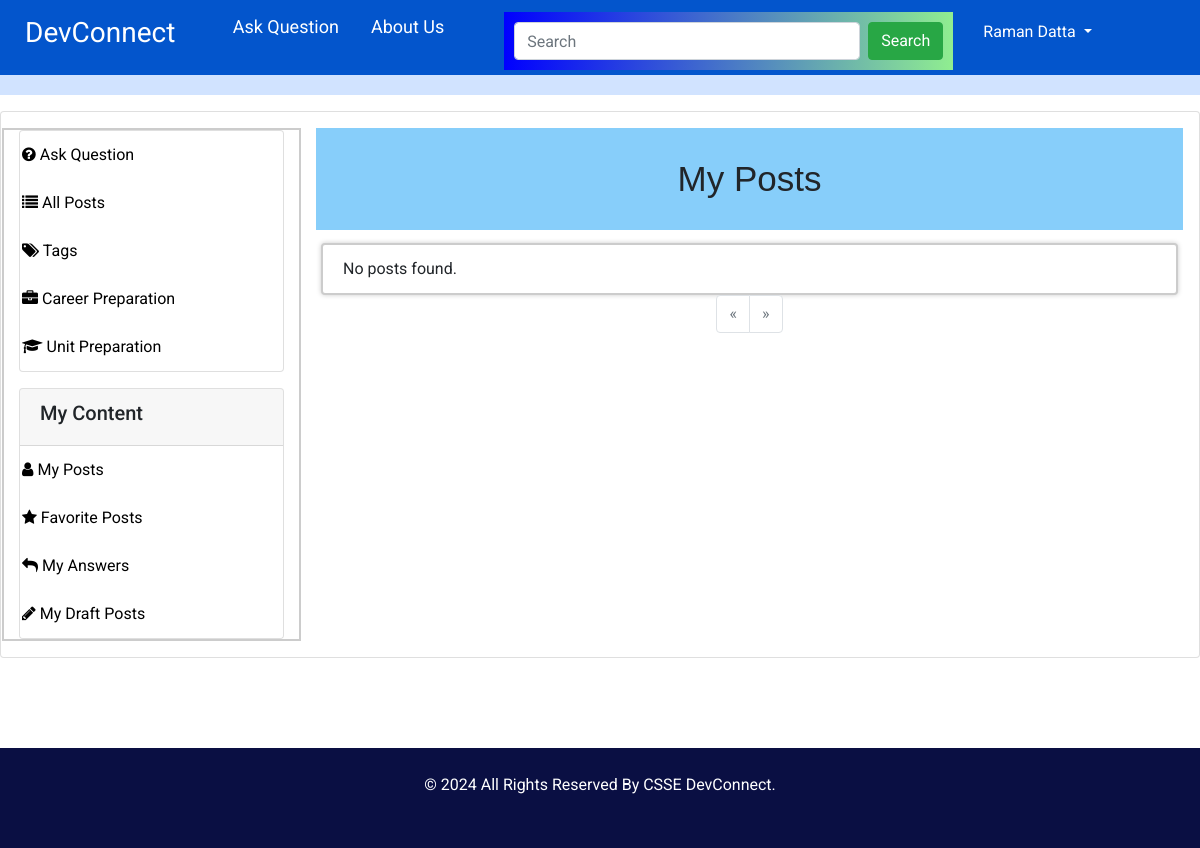
Page /my_posts (signed in) on the earlier database version.
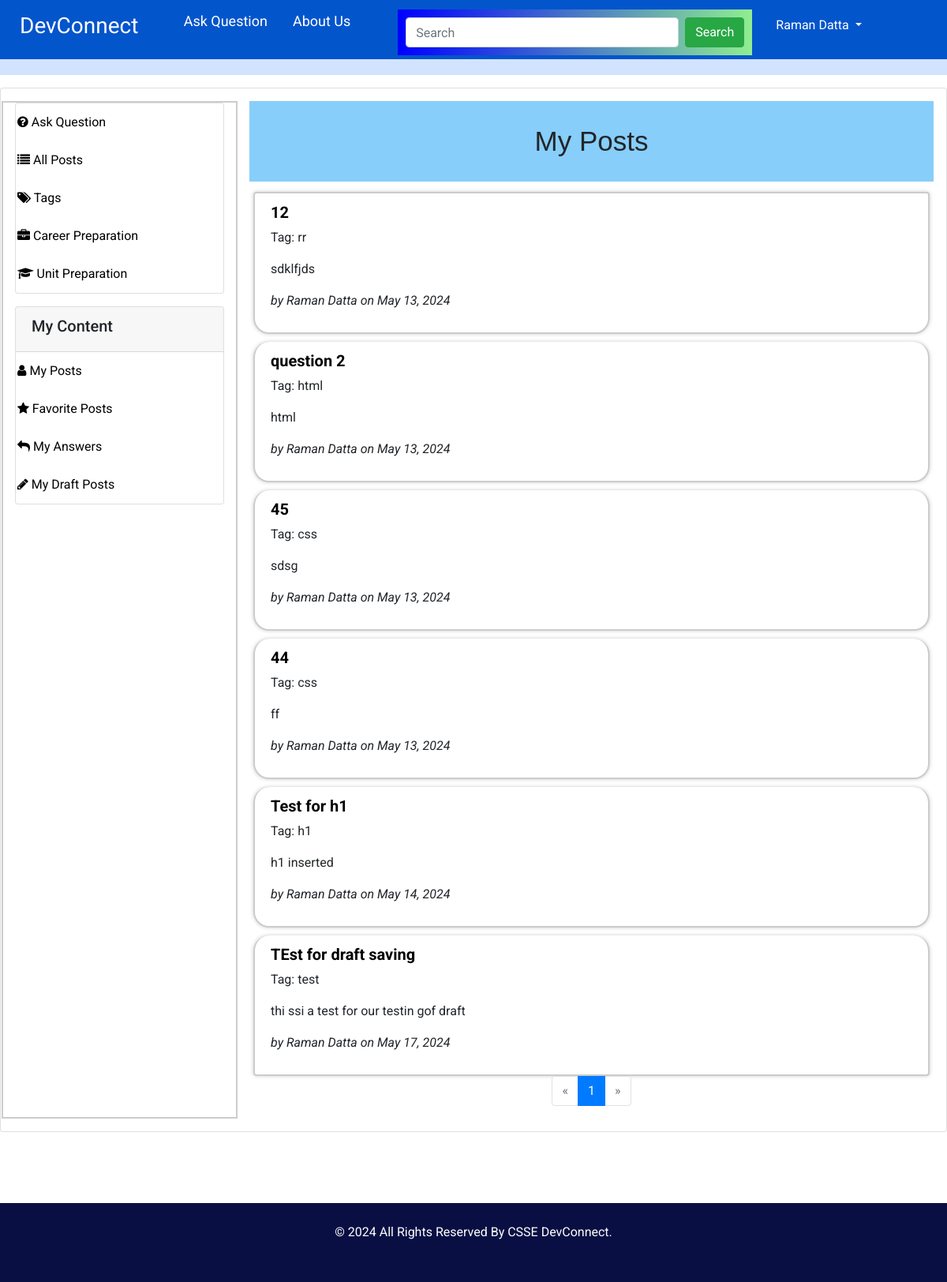
Same page on the later database version.
### app/models/model.py (models this page shows, shortened)
class Posts(db.Model):
    __tablename__ = "posts"
    id = db.Column(db.Integer, primary_key=True)
    title = db.Column(db.String(255), nullable=False)
    content = db.Column(db.Text, nullable=False)
    author_id = db.Column(db.Integer, db.ForeignKey('users.id'))
    date_posted = db.Column(db.DateTime, default=datetime.utcnow)
    deleted = db.Column(db.Boolean, default=False)
    answered = db.Column(db.Boolean, default=False)
    tag_id = db.Column(db.Integer, db.ForeignKey('tags.id'))
    career_preparation = db.Column(db.Boolean, default=False)
    is_draft = db.Column(db.Boolean, default=False)  # New column to indicate if the post is a draft
    author = db.relationship('User', backref=db.backref('posts', lazy=True))
    tag = db.relationship('Tag', backref=db.backref('posts', lazy=True))

class Tag(db.Model):
    __tablename__ = "tags"
    id = db.Column(db.Integer, primary_key=True)
    tag = db.Column(db.String(100), nullable=False)

class User(UserMixin, db.Model):
    __tablename__ = "users"
    id = db.Column(db.Integer, primary_key=True)
    first_name = db.Column(db.String(100), nullable=False)
    last_name = db.Column(db.String(100), nullable=False)
    uwa_id = db.Column(db.String(100), unique=True, nullable=False)
    email = db.Column(db.String(100), unique=True, nullable=False)
    major = db.Column(db.String(100), nullable=False)
    password_hash = db.Column(db.String(200), nullable=False)
    user_image = db.Column(db.String(200))
    is_disabled = db.Column(db.Boolean, default=False)
    timestamp = db.Column(db.DateTime, default=datetime.utcnow)
    role = db.Column(db.String(100))
    @property
    def is_active(self):
        return not self.is_disabled

### app/controllers/main_controller.py (the view)
@main.route('/my_posts')
@login_required
def my_posts():
    page = request.args.get('page', 1, type=int)
    order = request.args.get('order', 'asc')
    heading = "My Posts"
    my_posts_query = Posts.query.filter_by(author_id=current_user.id, is_draft=False).order_by(
        Posts.date_posted.asc() if order == 'asc' else Posts.date_posted.desc()
    )
    pagination = my_posts_query.paginate(page=page, per_page=10, error_out=False)
    my_posts = pagination.items
    return render_template("main/my_posts.html", posts=my_posts, pagination=pagination, heading=heading, origin='my_posts')

### app/__init__.py (called while the page is built)
def create_app(config_class=Config):
    app = Flask(__name__)
    ckeditor = CKEditor(app)
    app.config.from_object(config_class)
    db.init_app(app)
    migrate.init_app(app, db)
    mail.init_app(app)
    login_manager.init_app(app)  # Attach LoginManager to the app
    login_manager.login_view = 'auth.login'  # Define the login view
    login_manager.login_message = "Please log in to access this page."  # Optional: Customize the login message
    @login_manager.user_loader
    def load_user(user_id):
        from app.models.model import User  # Import inside to avoid circular import issues
        user = User.query.get(int(user_id))
        return user
    from app.controllers.auth_controller import auth
    from app.controllers.main_controller import main
    app.register_blueprint(auth, url_prefix='/auth')
    app.register_blueprint(main)
    return app

### app/templates/main/my_posts.html (shortened to what this page needs)
{% extends "includes/layout.html" %}
{% block content %}
<div class="card p-3 mt-3">
    <div class="row">
        {% include "includes/sidebar.html" %}
        <div class="col-md-9">
                <h1>My Posts</h1>
            <ul class="list-group" id="posts-list">
                {% for post in posts %}
                <li class="list-group-item">
                    <h5><a href="{{ url_for('main.view_post', post_id=post.id, origin='my_posts') }}">{{ post.title }}</a></h5>
                    <p>Tag: {{ post.tag.tag if post.tag else 'N/A' }}</p>
                    <p>{{ post.content|safe }}</p>
                    <p class="authorpost">by <span class="author_n">{{ post.author.first_name }} {{ post.author.last_name }}</span> on {{ post.date_posted.strftime('%B %d, %Y') }}</p>
                </li>
                {% endfor %}
                {% if not posts %}
                <li class="list-group-item">No posts found.</li>
                {% endif %}
            </ul>
            <nav aria-label="Page navigation">
                <ul class="pagination justify-content-center">
                    {% if pagination.has_prev %}
                    <li class="page-item">
                        <a class="page-link" href="{{ url_for('main.my_posts', page=pagination.prev_num) }}" aria-label="Previous">
                            <span aria-hidden="true">&laquo;</span>
                        </a>
                    </li>
                    {% else %}
                    <li class="page-item disabled">
                        <a class="page-link" href="#" aria-label="Previous">
                            <span aria-hidden="true">&laquo;</span>
                        </a>
                    </li>
                    {% endif %}
                    {% for page_num in pagination.iter_pages() %}
                    <li class="page-item {% if page_num == pagination.page %}active{% endif %}">
                        <a class="page-link" href="{{ url_for('main.my_posts', page=page_num) }}">{{ page_num }}</a>
                    </li>
                    {% endfor %}
                    {% if pagination.has_next %}
                    <li class="page-item">
                        <a class="page-link" href="{{ url_for('main.my_posts', page=pagination.next_num) }}" aria-label="Next">
                            <span aria-hidden="true">&raquo;</span>
                        </a>
                    </li>
                    {% else %}
                    <li class="page-item disabled">
                        <a class="page-link" href="#" aria-label="Next">
                            <span aria-hidden="true">&raquo;</span>
                        </a>
                    </li>
                    {% endif %}
                </ul>
            </nav>
        </div>
    </div>
</div>
{% endblock %}

Differences in the rows shown:
now on this page (row edited): Posts: title "12", tag "rr", content "sdklfjds", author.first_name "Raman", author.last_name "Datta", date_posted "May 13, 2024"
now on this page (row edited): Posts: title "question 2", tag "html", content "html", author.first_name "Raman", author.last_name "Datta", date_posted "May 13, 2024"
now on this page (row edited): Posts: title "45", tag "css", content "sdsg", author.first_name "Raman", author.last_name "Datta", date_posted "May 13, 2024"
now on this page (row edited): Posts: title "44", tag "css", content "ff", author.first_name "Raman", author.last_name "Datta", date_posted "May 13, 2024"
now on this page (row edited): Posts: title "Test for h1", tag "h1", content "h1 inserted", author.first_name "Raman", author.last_name "Datta", date_posted "May 14, 2024"
added Posts: title "TEst for draft saving", tag "test", content "thi ssi a test for our testin gof draft", author.first_name "Raman", author.last_name "Datta", date_posted "May 17, 2024"
Other differences:
new list line: "1"
text no longer shown: "No posts found."
